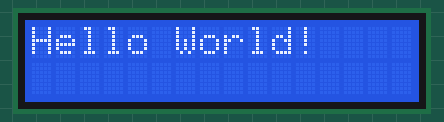
Simulated run of this sketch. Board: Arduino Uno, built with avr-gcc and run on an emulated ATmega328P. On the bench: 16×2 character LCD.

Above: at 0.1 s.
At 2.1 s:
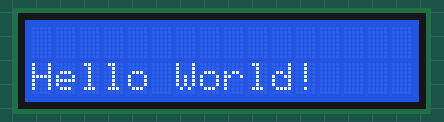

The sketch:

LCD.ino
```cpp
#include <LiquidCrystal_I2C.h>
#include <Wire.h>
// set the LCD number of columns and rows
int lcdColumns = 16;
int lcdRows = 2;
// set LCD address, number of columns and rows
// if you don't know your display address, run an I2C scanner sketch
LiquidCrystal_I2C lcd(0x27, lcdColumns, lcdRows);

void setup()
{
    // initialize LCD
    lcd.init();
    // turn on LCD backlight
    lcd.backlight();
}

void loop(){
    // set cursor to first column, first row
    lcd.setCursor(0, 0);
    // print message
    lcd.print("Hello World!");
    delay(2000);
    // clears the display to print new message
    lcd.clear();
    // set cursor to first column, second row
    lcd.setCursor(0,1);
    lcd.print("Hello World!");
    delay(2000);
    lcd.clear();
}
```

Measured:
- what the display in image 1 shows lasts 2.0 s, from 2.1 s to 4.1 s
